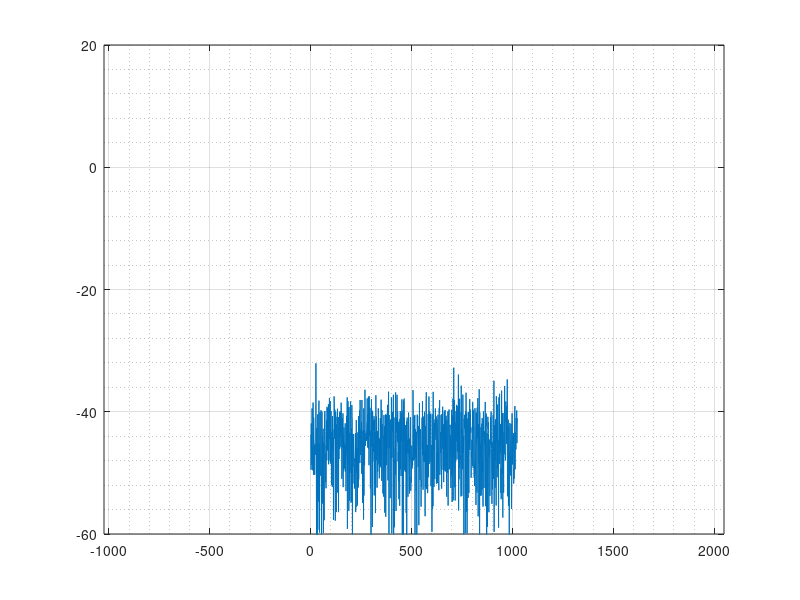

MATLAB code for this plot:
nFFT = 1024;
constellation = [1+1j 1-1j -1+1j -1-1j];

% Filling up subcarriers -450 to +450
txfd = zeros(1,nFFT);
for scIndex = -450:450
    if scIndex ~= 0
        txfd(nFFT/2 + 1 + scIndex) = constellation(randi(4));
    end
end
txfd = fftshift(txfd);

% This signal gets transmitted "over the air"
txtd = ifft(txfd);

% What if there is a timing offset
nOff = 1000;
pad = zeros(1,nOff-1);
rxtd = [txtd(nOff:nFFT) pad];

rxfd = fft(rxtd);

corrfd = rxfd .* conj(txfd);
corrtd = ifft(corrfd);
figure(1);
plot(mag2db(abs(corrtd)));
ylim([-60 20]);
xlim([-nFFT 2*nFFT]);
grid on; grid minor;

